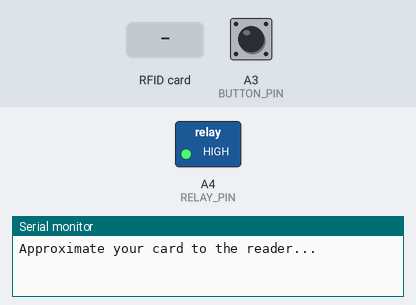
Simulated run of this sketch. Board: Arduino Uno, built with avr-gcc and run on an emulated ATmega328P. Shown: switched loads named in the sketch (green lamp = pin HIGH), the last lines printed to the serial monitor. The inputs (shaded band) are chosen by the test bench; at power-on: A3 (BUTTON_PIN) HIGH. Pins used as bus, display or sensor lines are not drawn.

Above: at 1.2 s.
1.3 s: RFID card EA 6C C9 83 held to the reader
At 2.8 s:
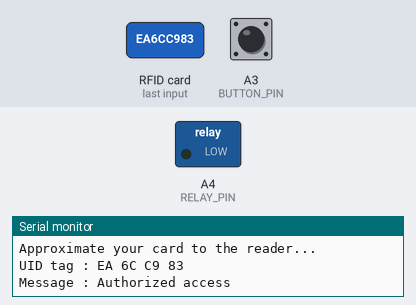
10.1 s: A3 (BUTTON_PIN) pulled LOW for 3.2 s
At 16.21 s:
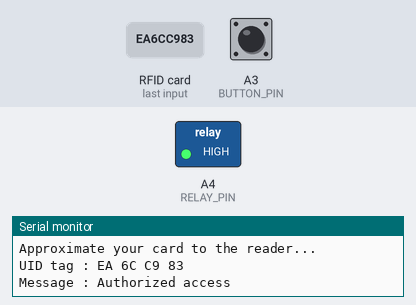
16.3 s: A3 (BUTTON_PIN) pulled LOW for 0.15 s
At 16.9 s:
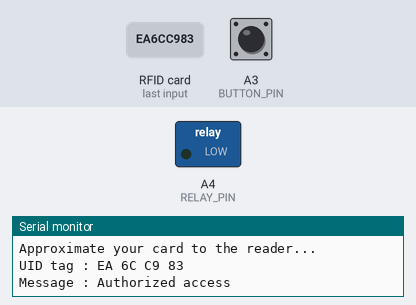
19.4 s: A3 (BUTTON_PIN) pulled LOW for 1 s
At 22.9 s:
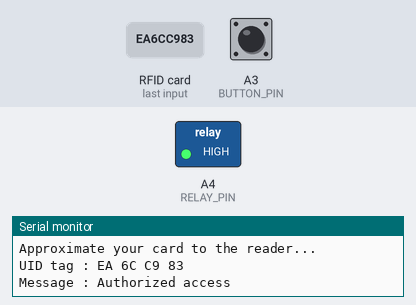
Timing chart, 0 to 24.4 s (numbered marks = the images above; inputs shaded):
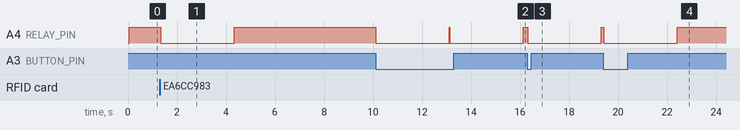

Measured:
- after the input at 1.3 s, A4 (RELAY_PIN): HIGH → LOW at once, → HIGH 3.0 s later
- after the input at 10.1 s, A4 (RELAY_PIN): alternates HIGH for 0.03 s and LOW for 3.0 s, starting at once
- after the input at 16.3 s, A4 (RELAY_PIN): HIGH → LOW at once, → HIGH 3.0 s later
- after the input at 19.4 s, A4 (RELAY_PIN): HIGH → LOW at once, → HIGH 3.0 s later

The sketch:

main_source.ino
```cpp
#include <SPI.h>
#include <MFRC522.h>
#include <Keypad.h>

#define RELAY_PIN  A4 // the Arduino pin, which connects to the IN pin of relay
#define ROW_NUM    4  // four rows
#define COLUMN_NUM 4  // four columns
#define SS_PIN 10
#define RST_PIN 9

MFRC522 mfrc522(SS_PIN, RST_PIN);   // Create MFRC522 instance.

char keys[ROW_NUM][COLUMN_NUM] = {
  {'1', '2', '3', 'A'},
  {'4', '5', '6', 'B'},
  {'7', '8', '9', 'C'},
  {'*', '0', '#', 'D'}
};

byte pin_rows[ROW_NUM] = {A1, A2, 7, 6}; //connect to the row pinouts of the keypad
byte pin_column[COLUMN_NUM] = {5, 4, 3, 2}; //connect to the column pinouts of the keypad

Keypad keypad = Keypad( makeKeymap(keys), pin_rows, pin_column, ROW_NUM, COLUMN_NUM );

const String password_1 = "ABC1234"; // change your password here
const String password_2 = "5642B";  // change your password here
const String password_3 = "9765";   // change your password here
const String password_4 = "120702";
String input_password;

const int BUTTON_PIN = A3;
int currentState;
void setup() {
  Serial.begin(9600);
  SPI.begin();      // Initiate  SPI bus
  mfrc522.PCD_Init();   // Initiate MFRC522
  Serial.println("Approximate your card to the reader...");
  Serial.println();
  input_password.reserve(32); // maximum password size is 32, change if needed
  pinMode(BUTTON_PIN, INPUT_PULLUP);
  pinMode(RELAY_PIN, OUTPUT); // initialize pin as an output.
  digitalWrite(RELAY_PIN, HIGH);

}

void loop() {
  rfid();
  pushbutton();
  char key = keypad.getKey();

  if (key) {
    Serial.println(key);

    if (key == '*') {
      input_password = ""; // reset the input password
    } else if (key == '#') {
      //if (input_password == password_1 || input_password == password_2 || input_password == password_3)
      if (input_password == password_4) {
        Serial.println("The password is correct, turning ON relay");
        digitalWrite(RELAY_PIN, LOW);
        delay(3000);
        digitalWrite(RELAY_PIN, HIGH);
      } else {
        Serial.println("The password is incorrect, try again");
      }

      input_password = ""; // reset the input password
    } else {
      input_password += key; // append new character to input password string
    }
  }
}

void rfid(){
  // Look for new cards
  if ( ! mfrc522.PICC_IsNewCardPresent())
  {
    return;
  }
  // Select one of the cards
  if ( ! mfrc522.PICC_ReadCardSerial())
  {
    return;
  }
  //Show UID on serial monitor
  Serial.print("UID tag :");
  String content= "";
  byte letter;
  for (byte i = 0; i < mfrc522.uid.size; i++)
  {
     Serial.print(mfrc522.uid.uidByte[i] < 0x10 ? " 0" : " ");
     Serial.print(mfrc522.uid.uidByte[i], HEX);
     content.concat(String(mfrc522.uid.uidByte[i] < 0x10 ? " 0" : " "));
     content.concat(String(mfrc522.uid.uidByte[i], HEX));
  }
  Serial.println();
  Serial.print("Message : ");
  content.toUpperCase();
  if (content.substring(1) == "EA 6C C9 83") //change here the UID of the card/cards that you want to give access
  {
    Serial.println("Authorized access");
    Serial.println();
    digitalWrite(RELAY_PIN, LOW);
    delay(3000);
    digitalWrite(RELAY_PIN, HIGH);
  }

  else if (content.substring(1) == "8A 76 8F B1") //change here the UID of the card/cards that you want to give access
  {
    Serial.println("Authorized access");
    Serial.println();
    digitalWrite(RELAY_PIN, LOW);
    delay(3000);
    digitalWrite(RELAY_PIN, HIGH);
  }

  else if (content.substring(1) == "F3 C1 4D 06") //change here the UID of the card/cards that you want to give access
  {
    Serial.println("Authorized access");
    Serial.println();
    digitalWrite(RELAY_PIN, LOW);
    delay(3000);
    digitalWrite(RELAY_PIN, HIGH);
  }

  else if (content.substring(1) == "04 5E 8E B2 BA 61 80") //change here the UID of the card/cards that you want to give access
  {
    Serial.println("Authorized access");
    Serial.println();
    digitalWrite(RELAY_PIN, LOW);
    delay(3000);
    digitalWrite(RELAY_PIN, HIGH);
  }
 else   {
    Serial.println(" Access denied");
  }
}

void pushbutton(){
  currentState = digitalRead(BUTTON_PIN);
  if(currentState == LOW){
    digitalWrite(RELAY_PIN, LOW);
    delay(3000);
    digitalWrite(RELAY_PIN, HIGH);
  }
}
```
